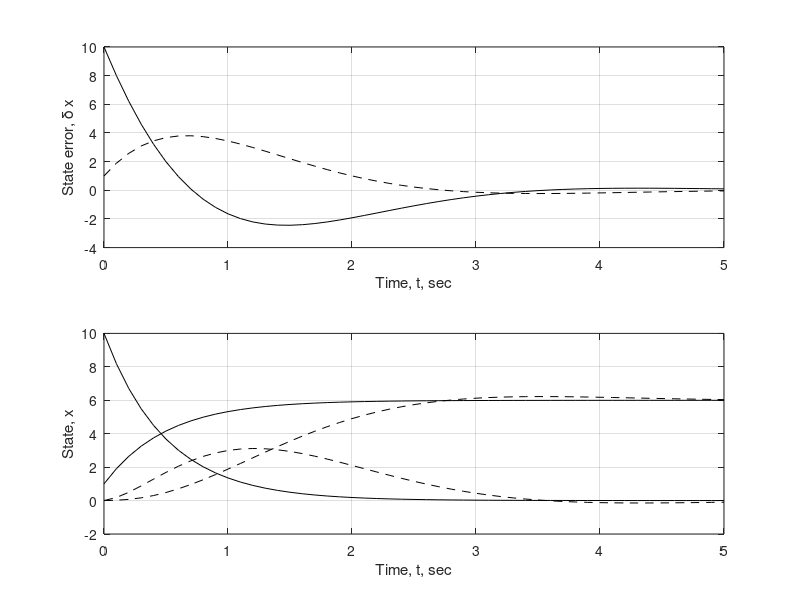

MATLAB code for this plot:
% This function implements example 3.16 of the book 
% Aided Navigation: GPS and high rate sensors
% Jay A. Farrell, 2008, Mc Graw-Hill
% 
% This software is distibuted without a written or implied warranty. 
% The software is for educational purposes and is not intended for
% use in applications. Adaptation for applications is at the
% users/developers risk.

clear
% continuous time system
A=[-2 0;1 0]
B=[1;0]
C=[0 1]
H=C;
D=0

T = 0.1;    % sample period

% compute discrete time equivalent
%[Phi,Gamma] = c2d(A,B,T)
Phi = [0.8187 0
       0.0906 1.00]
Gamma =[0.0906;0.0047]


Q=[H
   H*Phi]
invQ = inv(Q)
p = invQ(:,2)       % last column

invU = [Phi*p,p]
U = inv(invU)

%check
Phi_o = U*Phi*invU
Gamma_o=U*Gamma         % not relevant 
H_o = H*invU
% check
% eig(Phi_o)
% roots([1 -Phi_o(1,1) -Phi_o(2,1)])

poles_des   = [0.9+0.1*j,0.9-0.1*j];
chareqn_des = [1 -(poles_des(1)+poles_des(2)) (poles_des(1)*poles_des(2))];
check_poles = roots(chareqn_des)

a1 = -Phi_o(1,1)
a2 = -Phi_o(2,1)

Lo(1,1) = -(poles_des(1)+poles_des(2)) - a1;
Lo(2,1) = (poles_des(1)*poles_des(2)) - a2

L = invU*Lo

%check 
eig(Phi_o-Lo*H_o)
eig(Phi - L*H)

N=51;
x0 = [10;1];
xh0 = [0;0];
% preallocations
X = zeros(2,N);     X(:,1)=x0;      
Y = zeros(1,N);     Y(1,1)=H*x0;
Xh = zeros(2,N);    Xh(:,1)=xh0;
Yh = zeros(1,N);    Yh(1,1)=H*xh0;
u  = 0;
for i=1:N-1,
    t(i) = T*(i-1);
    Y(:,i) = H*X(:,i);
    X(:,i+1) = Phi*X(:,i)+Gamma*u;

    Yh(:,i) = H*Xh(:,i);
    Xh(:,i+1) = Phi*Xh(:,i)+Gamma*u + L*(Y(i)-Yh(i));
end
i=N;
t(i)   = T*(i-1);
Y(:,i) = H*X(:,i);
Yh(:,i) = H*Xh(:,i);
    
% subplot(221)
% plot(t,Y-Yh,'k')
% grid
% xlabel('Time, t, sec')
% ylabel('Output error, \delta y')
% 
% subplot(223)
% plot(t,Y,'k-',t,Yh,'k--')
% grid
% xlabel('Time, t, sec')
% ylabel('Output, y')

subplot(211)
plot(t,X(1,:)'-Xh(1,:)','k-', t,X(2,:)'-Xh(2,:)','k--')
grid
xlabel('Time, t, sec')
ylabel('State error, \delta x')

subplot(212)
plot(t,X,'k-',t,Xh,'k--')
grid
xlabel('Time, t, sec')
ylabel('State, x')